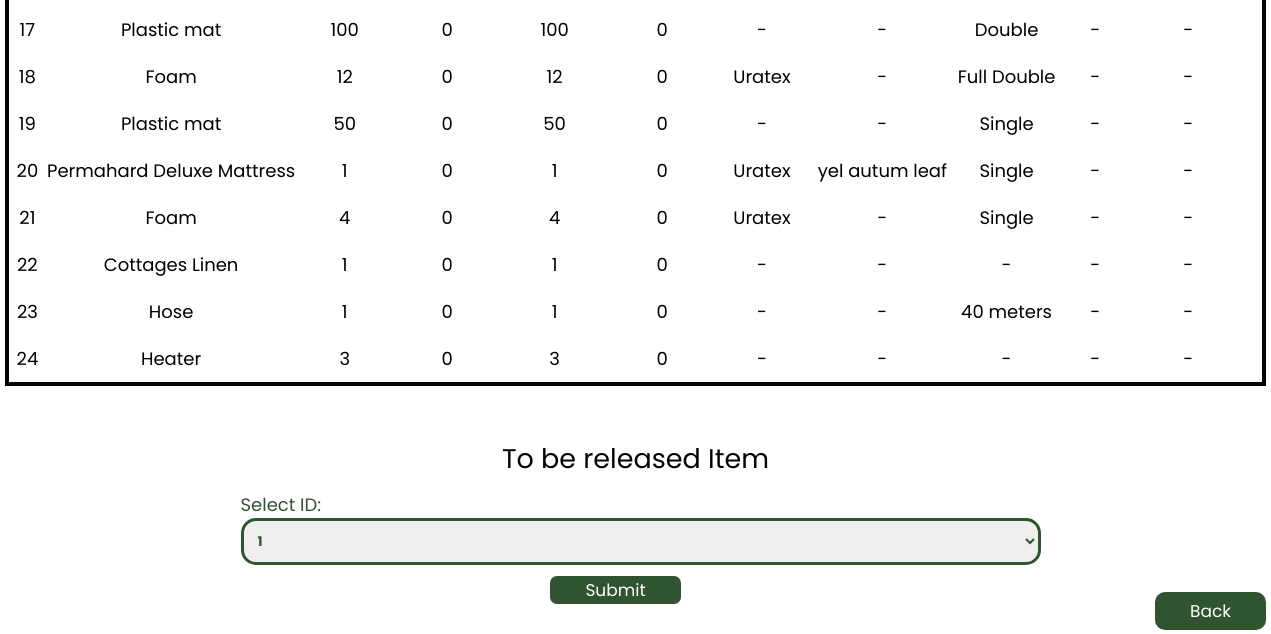
The page /request.php (signed in, lower part) on the database as committed earlier.
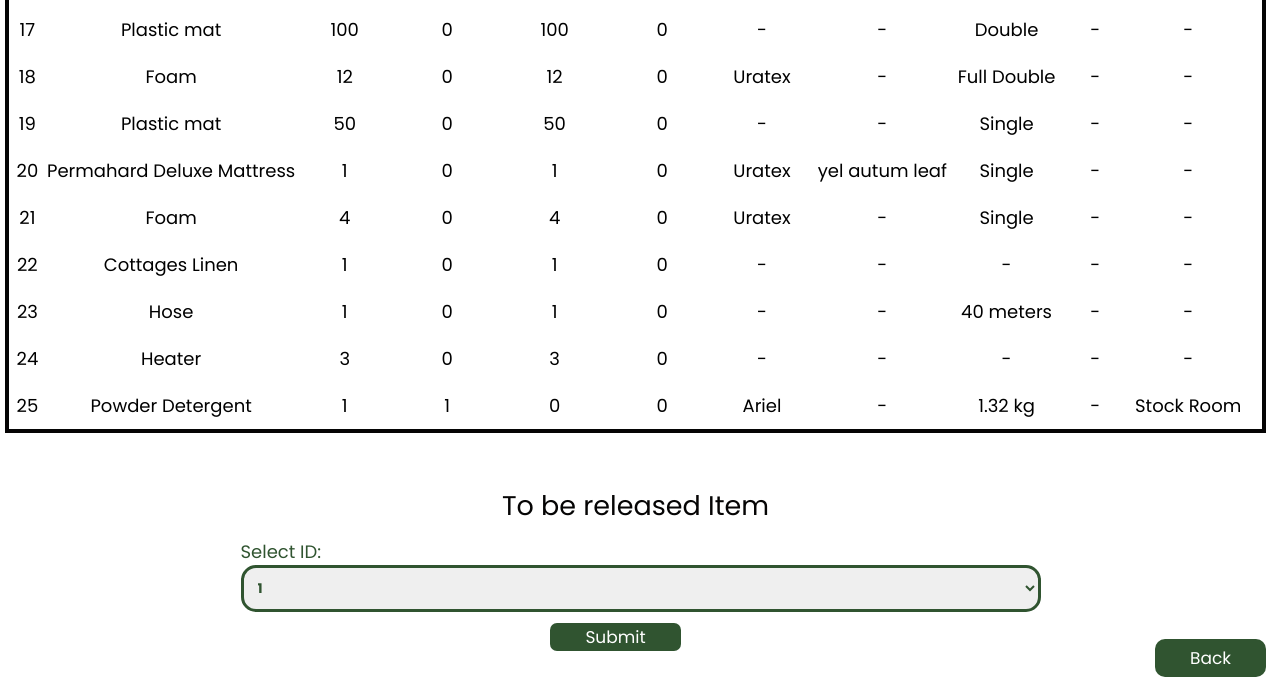
The same page on the database as committed later.
### tables this page shows
CREATE TABLE `inventory` (
  `id` int(10) NOT NULL AUTO_INCREMENT,
  `product_name` varchar(100) NOT NULL,
  `category` varchar(30) NOT NULL,
  `price` int(20) NOT NULL,
  `unit` varchar(20) NOT NULL,
  `quantity` int(11) NOT NULL,
  `condition_new` int(10) NOT NULL,
  `condition_good` int(10) NOT NULL,
  `condition_bad` int(10) NOT NULL,
  `brand` varchar(50) NOT NULL,
  `color` varchar(20) NOT NULL,
  `size` varchar(20) NOT NULL,
  `shape` varchar(20) NOT NULL,
  `life` varchar(20) NOT NULL,
  `total` int(20) NOT NULL,
  `user` varchar(100) NOT NULL,
  `date` date NOT NULL,
  `building` int(20) NOT NULL,
  `floor` int(11) NOT NULL,
  `room` int(20) NOT NULL,
  `remarks` varchar(1000) NOT NULL,
  PRIMARY KEY (`id`)
);

### request_items.php (the view, shortened to what this page needs)
<?php
include 'connect.php';
$search = isset($_GET['search']) ? $_GET['search'] : '';
$searchTerms = explode(' ', $search);
$searchConditions = array();
$recordsPerPage = 25;
$page = isset($_GET['page1']) ? $_GET['page1'] : 1;
$offset = ($page - 1) * $recordsPerPage;
foreach ($searchTerms as $term) {
    $term = mysqli_real_escape_string($conn, $term);
    $searchConditions[] = "(inventory.product_name LIKE '%$term%'
                           OR inventory.category LIKE '%$term%'
                           OR inventory.brand LIKE '%$term%'
                           OR inventory.color LIKE '%$term%'
                           OR inventory.size LIKE '%$term%'
                           OR inventory.shape LIKE '%$term%')";
}
$whereClause = implode(" AND ", $searchConditions);
$sql = "SELECT *
        FROM inventory
        WHERE $whereClause
        LIMIT $recordsPerPage OFFSET $offset";
$result = mysqli_query($conn, $sql);
if ($result->num_rows > 0) {
    while ($row = $result->fetch_assoc()) {
        $id = $row['id'];
        $productname = $row['product_name'];
        $quantity = $row['quantity'];
        $conditionnew = $row['condition_new'];
        $conditiongood = $row['condition_good'];
        $conditionbad = $row['condition_bad'];
        $brand = $row['brand'];
        $color = $row['color'];
        $size = $row['size'];
        $shape = $row['shape'];
        $room = $row['room'];
        switch ($room) {
            case 0:
                $roomname = '-';
                break;
            case 5:
                $roomname = 'Stock Room';
                break;
            case 10:
                $roomname = 'Stock Room';
                break;
            case 19:
                $roomname = 'Kitchen';
                break;
        }
        echo '<tr>';
        echo '<td>' . $id . '</td>';
        echo '<td style="white-space: nowrap;">' . $productname . '</td>';
        echo '<td>' . $quantity . '</td>';
        echo '<td>' . $conditionnew . '</td>';
        echo '<td>' . $conditiongood . '</td>';
        echo '<td>' . $conditionbad . '</td>';
        echo '<td style="padding: 10px;">' . $brand . '</td>';
        echo '<td style=" white-space: nowrap;">' . $color . '</td>';
        echo '<td style=" white-space: nowrap;">' . $size . '</td>';
        echo '<td style="padding: 10px;">' . $shape . '</td>';
        echo '<td style=" white-space: nowrap;">' . $roomname . '</td>';
        echo '</tr>';
    }
} else {
    echo '<tr><td colspan="11">No results found.</td></tr>';
}
?>
<br>

Rows that differ between the two databases and show on the page:
added inventory: id "25", product_name "Powder Detergent", quantity "1", condition_new "1", condition_good "0", condition_bad "0", brand "Ariel", color "-", size "1.32 kg", shape "-", room "Stock Room"
